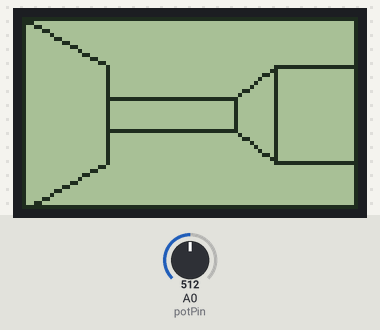
This sketch was run on a simulated Arduino Uno, built with avr-gcc and run on an emulated ATmega328P. Shown: 84×48 one-colour display. The test bench sets the inputs (shaded band); at power-on: A0 (potPin) = 512.

Above: at 1.2 s.
1.3 s: A0 (potPin) set to 716
At 2.5 s:
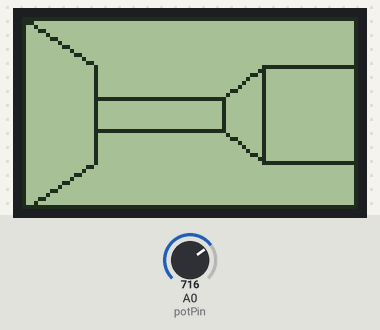
2.8 s: A0 (potPin) set to 900
At 3.3 s:
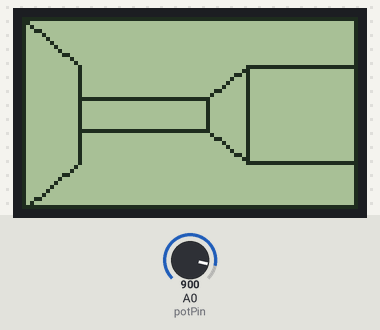
4.3 s: A0 (potPin) set to 1023
At 5.1 s:
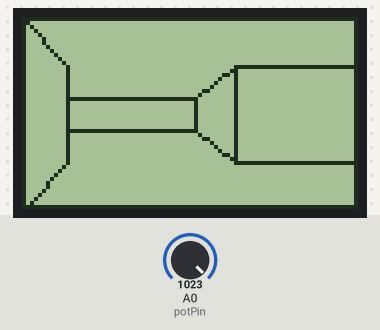
Timing chart, 0 to 7.3 s (numbered marks = the images above; inputs shaded):
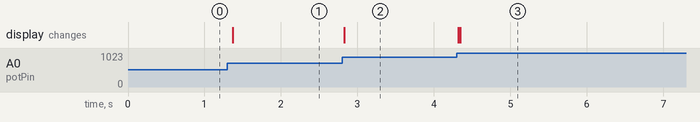

The sketch:

_3D_Maze_01.ino
```cpp
// Arduino 3D Maze v0.0 by Hari Wiguna, 2016

#include "U8glib.h"
U8GLIB_PCD8544 u8g(13,11, 9,8,10);    // SPI Com: SCK = 13, MOSI = 11, CS = 9, A0/DataCommand = 8, Reset = 10

u8g_uint_t screenWidth, screenHeight;
u8g_uint_t hInset;
u8g_uint_t vInset;
u8g_uint_t wallHeight;
int potPin = A0;
u8g_uint_t shift;
unsigned long timeToMove;

void DrawMaze()
{
  if (millis() > timeToMove) {
      shift = map(analogRead(potPin),0,1023, -10,10);
      timeToMove = millis() + 50;
  }

  u8g.drawFrame(0,0, screenWidth,screenHeight);

  wallHeight = screenHeight - vInset - vInset;

  //-- Left Wall --
  u8g.drawLine(0,0, hInset-shift,vInset);
  u8g.drawVLine(hInset-shift,vInset, wallHeight);
  u8g.drawLine(hInset-shift, screenHeight-vInset, 0, screenHeight);

  //-- Right Flat --
  u8g.drawHLine(screenWidth-hInset-shift,vInset, hInset+shift);
  u8g.drawVLine(screenWidth-hInset-shift,vInset, wallHeight);
  u8g.drawHLine(screenWidth-hInset-shift,screenHeight-vInset, hInset+shift);

  //-- Second Right Wall --
  u8g_uint_t hInset2 = hInset + 10;
  u8g_uint_t vInset2 = vInset + 8;
  u8g_uint_t wallHeight2 = screenHeight - vInset2 - vInset2;
  u8g.drawLine(screenWidth-hInset2-shift,vInset2, screenWidth-hInset-shift,vInset);
  u8g.drawVLine(screenWidth-hInset2-shift,vInset2, wallHeight2);
  u8g.drawLine(screenWidth-hInset2-shift,screenHeight-vInset2, screenWidth-hInset-shift,screenHeight-vInset);

  //-- Back wall --
  u8g.drawHLine(hInset-shift,vInset2, screenWidth-hInset-hInset2);
  u8g.drawHLine(hInset-shift,screenHeight-vInset2, screenWidth-hInset-hInset2);
}

void setup(void) {
  u8g.setRot180();  // flip screen
  screenWidth = u8g.getWidth();
  screenHeight = u8g.getHeight();
  vInset = screenHeight/4;
  hInset = screenWidth/4;
}

void loop(void) {
  u8g.firstPage();
  do {
    DrawMaze();
  } while ( u8g.nextPage() );
}
```

Measured:
- after the input at 1.3 s, the display: changes after 0.07 s (image 1)
- after the input at 2.8 s, the display: changes at once (image 2)
- after the input at 4.3 s, the display: first changes at once (image 3 shows a later state)
